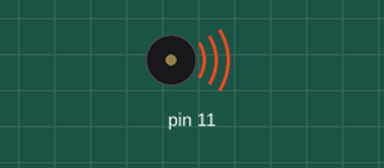
This sketch was run on a simulated Arduino Uno, built with avr-gcc and run on an emulated ATmega328P. Parts: buzzer (waves = sounding).

Above: at 1.5 s.
Timing chart, 0 to 13.0 s (numbered marks = the images above):
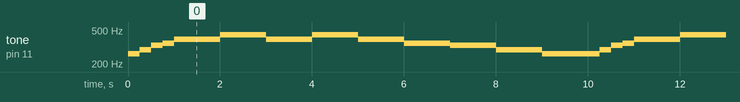

The sketch:

EigeneFunktionen.ino
```cpp
void setup()
{
}

void loop()
{
    tone(11, 262); // C
    delay(250);
    tone(11, 294); // D
    delay(250);
    tone(11, 330); // E
    delay(250);
    tone(11, 349); // F
    delay(250);
    tone(11, 392); // G
    delay(500);
    tone(11, 392); // G
    delay(500);
    aaaag();
    aaaag();
    tone(11, 349); // F
    delay(250);
    tone(11, 349); // F
    delay(250);
    tone(11, 349); // F
    delay(250);
    tone(11, 349); // F
    delay(250);
    tone(11, 330); // E
    delay(500);
    tone(11, 330); // E
    delay(500);
    tone(11, 294); // D
    delay(250);
    tone(11, 294); // D
    delay(250);
    tone(11, 294); // D
    delay(250);
    tone(11, 294); // D
    delay(250);
    tone(11, 262); // C
    delay(1000);
}

void aaaag()
{
    tone(11, 440); // A
    delay(250);
    tone(11, 440); // A
    delay(250);
    tone(11, 440); // A
    delay(250);
    tone(11, 440); // A
    delay(250);
    tone(11, 392); // G
    delay(1000);
}
```

Measured:
- by itself, tone on pin 11: repeats every 10.0 s: 294 Hz 0.25 s, 330 Hz 0.25 s, 349 Hz 0.25 s, 2 × (392 Hz 1.0 s, 440 Hz 1.0 s), 392 Hz 1.0 s, 349 Hz 1.0 s, 330 Hz 1.0 s, 294 Hz 1.0 s, 262 Hz 1.3 s
